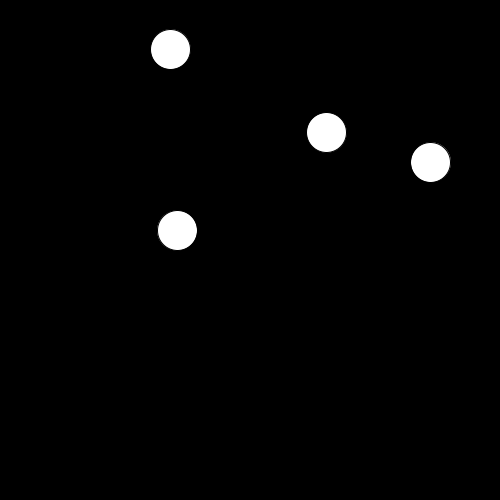
Frame 1 (no input)
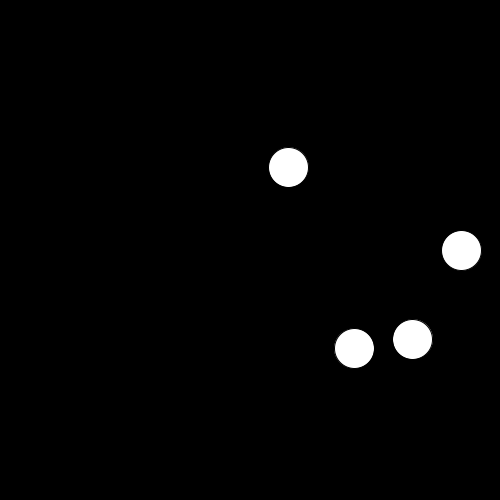
Frame 60 (the mouse pressed at the canvas centre just before this capture)
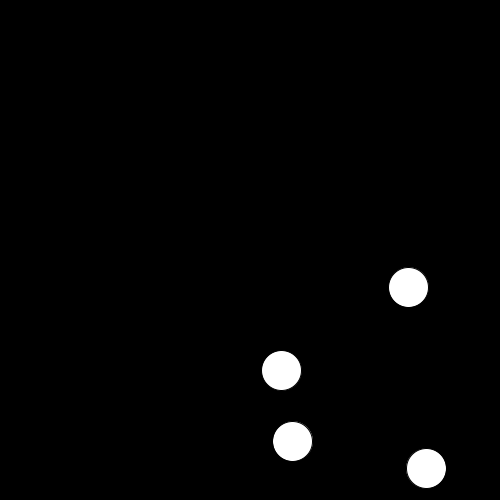
Frame 120 (the mouse held since frame 60 and released just before this capture)

The Processing sketch that drew these frames (run headless with seeded random() and noise(); from frame 60 on, the mouse is pressed at the canvas centre):

// Processing sketch: ClickMoveCircle4
// ── ClickMoveCircle4.pde
float[] x = new float[4];
float[] y = new float[4];
int[] dx = new int[4];
int[] dy = new int[4];
int[] status = new int[4];
void setup() {
  size(500, 500);
  for (int i=0; i<4; i++) {
    x[i] = random(1, 500);
    y[i] = random(1, 500);
    dx[i] = int(random(2, 4));
    dy[i] = int(random(2, 4));
    status[i] = 0;
  }
}

void draw() {
  background(0);
  for (int i=0; i<4; i++) {
    if (status[i] == 0) {
      x[i] += dx[i];
      y[i] += dy[i];
      if (x[i] > width-20 || x[i] < 20) {
        dx[i] *= -1;
      }
      if (y[i] > height-20 || y[i] < 20) {
        dy[i] *= -1;
      }
    }
    ellipse(x[i], y[i], 40, 40);
  }
}

void mousePressed() {
  for (int i=0; i<4; i++) {
    float dst = dist(mouseX, mouseY, x[i], y[i]);
    if (dst < 20)
      status[i] = status[i] == 0 ? 1 : 0;
  }
}
